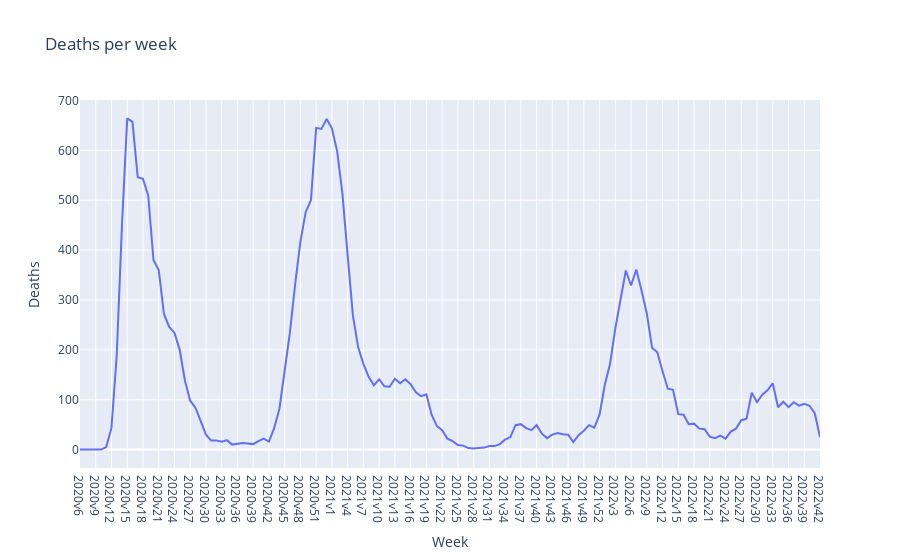
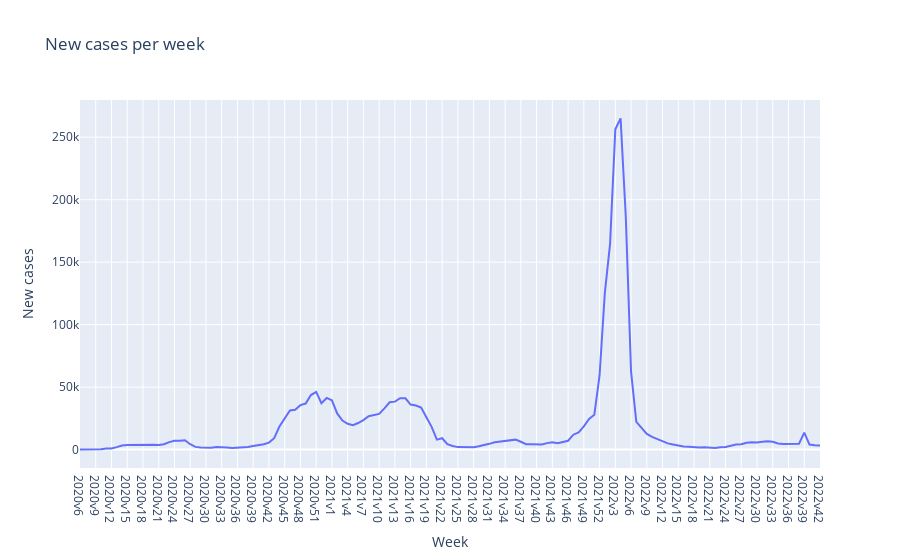
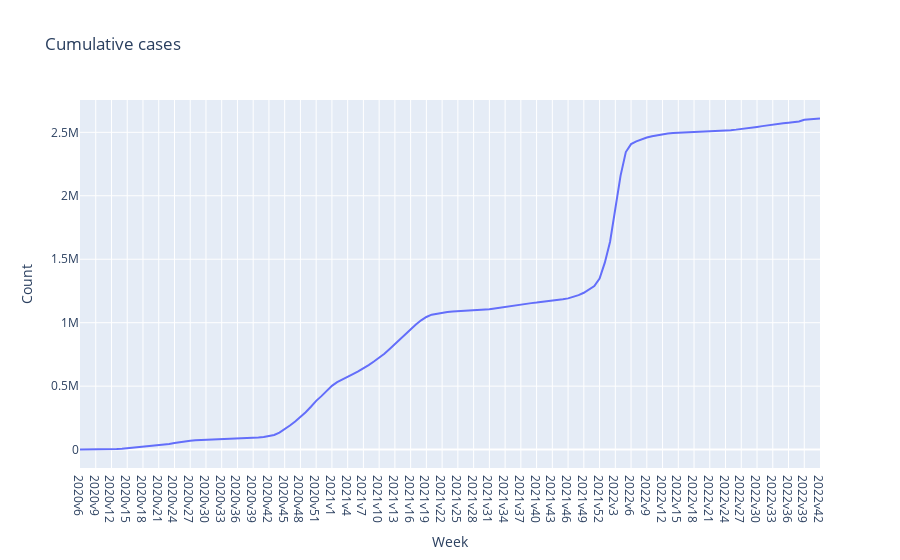
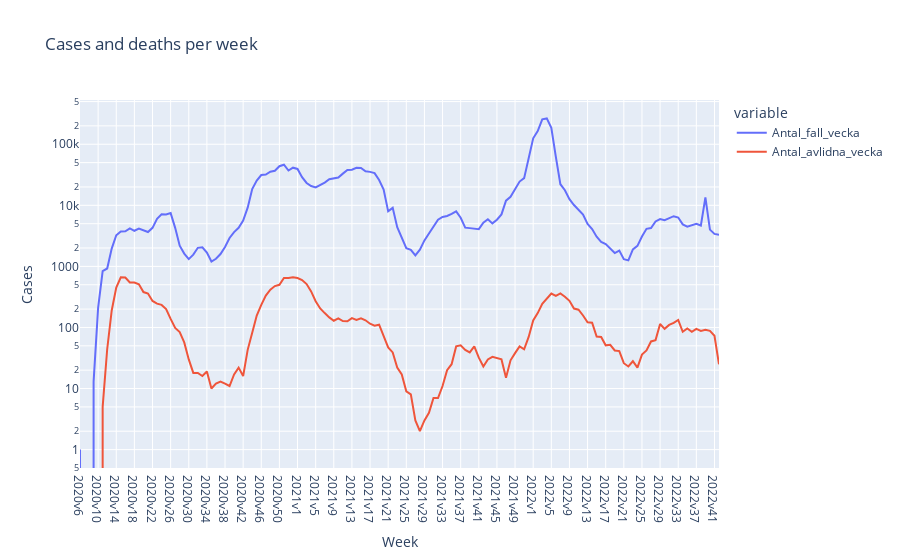

The code cell stored with these charts, in order, in its notebook:
### Markdown cell above
### Plotly express plots

### Code cell
import plotly_express as px

titles = {
    "Deaths per week": "Antal_avlidna_vecka",
    "New cases per week": "Antal_fall_vecka",
    "Cumulative cases": "Kum_antal_fall",
    "Cases and deaths per week": ["Antal_fall_vecka", "Antal_avlidna_vecka"]
}

labels = ["Deaths", "New cases", "Count", "Cases"]

for title, label in zip(titles, labels):
    fig = px.line(
        df_weeks,
        x="Vecka",
        y=titles[title],
        title = title,
        log_y=(title == "Cases and deaths per week"),
    )
    fig.update_layout(
        hovermode="x",
        xaxis_title="Week",
        yaxis_title=label,
    )
    fig.show()

### Figure 1 — Plotly figure (JSON) as saved in the notebook; plotly's stock layout.template omitted (floating-point values rounded to 4 significant figures; data arrays with more than 128 entries replaced by an {"elided": "..."} marker saying what was removed)
{"data": [{"hovertemplate": "Vecka=%{x}<br>Antal_avlidna_vecka=%{y}<extra></extra>", "legendgroup": "", "line": {"color": "#636efa", "dash": "solid"}, "marker": {"symbol": "circle"}, "mode": "lines", "name": "", "orientation": "v", "showlegend": false, "type": "scatter", "x": {"elided": "142 str values"}, "xaxis": "x", "y": {"elided": "142 int values"}, "yaxis": "y"}], "layout": {"hovermode": "x", "legend": {"tracegroupgap": 0}, "title": {"text": "Deaths per week"}, "xaxis": {"anchor": "y", "domain": [0, 1], "title": {"text": "Week"}}, "yaxis": {"anchor": "x", "domain": [0, 1], "title": {"text": "Deaths"}}}}

### Figure 2 — Plotly figure (JSON) as saved in the notebook; plotly's stock layout.template omitted (floating-point values rounded to 4 significant figures; data arrays with more than 128 entries replaced by an {"elided": "..."} marker saying what was removed)
{"data": [{"hovertemplate": "Vecka=%{x}<br>Antal_fall_vecka=%{y}<extra></extra>", "legendgroup": "", "line": {"color": "#636efa", "dash": "solid"}, "marker": {"symbol": "circle"}, "mode": "lines", "name": "", "orientation": "v", "showlegend": false, "type": "scatter", "x": {"elided": "142 str values"}, "xaxis": "x", "y": {"elided": "142 int values"}, "yaxis": "y"}], "layout": {"hovermode": "x", "legend": {"tracegroupgap": 0}, "title": {"text": "New cases per week"}, "xaxis": {"anchor": "y", "domain": [0, 1], "title": {"text": "Week"}}, "yaxis": {"anchor": "x", "domain": [0, 1], "title": {"text": "New cases"}}}}

### Figure 3 — Plotly figure (JSON) as saved in the notebook; plotly's stock layout.template omitted (floating-point values rounded to 4 significant figures; data arrays with more than 128 entries replaced by an {"elided": "..."} marker saying what was removed)
{"data": [{"hovertemplate": "Vecka=%{x}<br>Kum_antal_fall=%{y}<extra></extra>", "legendgroup": "", "line": {"color": "#636efa", "dash": "solid"}, "marker": {"symbol": "circle"}, "mode": "lines", "name": "", "orientation": "v", "showlegend": false, "type": "scatter", "x": {"elided": "142 str values"}, "xaxis": "x", "y": {"elided": "142 int values"}, "yaxis": "y"}], "layout": {"hovermode": "x", "legend": {"tracegroupgap": 0}, "title": {"text": "Cumulative cases"}, "xaxis": {"anchor": "y", "domain": [0, 1], "title": {"text": "Week"}}, "yaxis": {"anchor": "x", "domain": [0, 1], "title": {"text": "Count"}}}}

### Figure 4 — Plotly figure (JSON) as saved in the notebook; plotly's stock layout.template omitted (floating-point values rounded to 4 significant figures; data arrays with more than 128 entries replaced by an {"elided": "..."} marker saying what was removed)
{"data": [{"hovertemplate": "variable=Antal_fall_vecka<br>Vecka=%{x}<br>value=%{y}<extra></extra>", "legendgroup": "Antal_fall_vecka", "line": {"color": "#636efa", "dash": "solid"}, "marker": {"symbol": "circle"}, "mode": "lines", "name": "Antal_fall_vecka", "orientation": "v", "showlegend": true, "type": "scatter", "x": {"elided": "142 str values"}, "xaxis": "x", "y": {"elided": "142 int values"}, "yaxis": "y"}, {"hovertemplate": "variable=Antal_avlidna_vecka<br>Vecka=%{x}<br>value=%{y}<extra></extra>", "legendgroup": "Antal_avlidna_vecka", "line": {"color": "#EF553B", "dash": "solid"}, "marker": {"symbol": "circle"}, "mode": "lines", "name": "Antal_avlidna_vecka", "orientation": "v", "showlegend": true, "type": "scatter", "x": {"elided": "142 str values"}, "xaxis": "x", "y": {"elided": "142 int values"}, "yaxis": "y"}], "layout": {"hovermode": "x", "legend": {"title": {"text": "variable"}, "tracegroupgap": 0}, "title": {"text": "Cases and deaths per week"}, "xaxis": {"anchor": "y", "domain": [0, 1], "title": {"text": "Week"}}, "yaxis": {"anchor": "x", "domain": [0, 1], "title": {"text": "Cases"}, "type": "log"}}}
